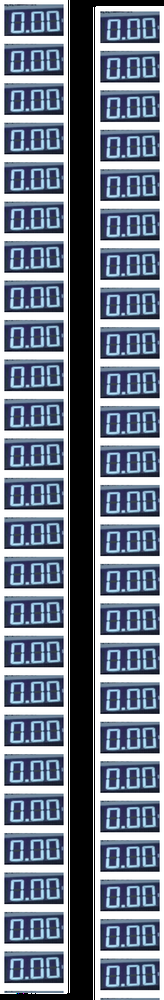
#> input picture Untitled-1.png, 164 x 1000 px, shrunk from 415 x 2534 before the run
$ python -i process.py   (imports and definitions only)
#> lines starting #> are read from the running program, lines starting #| are printed output that depends on the picture; after the words box and inside, x2 and y2 are one past the last pixel; in counts of white or black regions, pixels touching at a corner belong together
#> further down, picture is the input picture: shape (1000, 164, 3); mean B, G, R 141.2, 124.5, 114.5
#! /usr/bin/env python3

import time
from imutils.object_detection import non_max_suppression
import numpy as np
import pytesseract
import argparse
import cv2

def process(img):
    kernel = np.ones((5,5), np.uint8)
    gray = cv2.cvtColor(img, cv2.COLOR_BGR2GRAY)
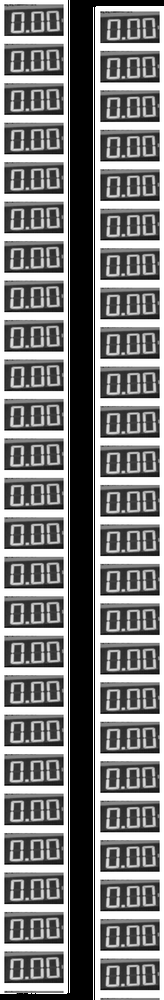
#> gray: shape (1000, 164); min 0, max 255, mean 123.4
    ret,thresh1 = cv2.threshold(gray,180,255,cv2.THRESH_BINARY)
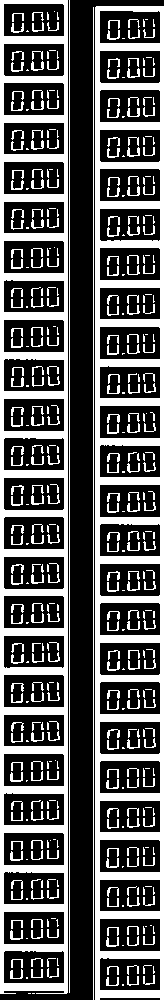
#> thresh1: shape (1000, 164); 34.3% white; 451 white regions (180 under 20 px), largest, box (x1, y1, x2, y2) and area: (95, 6, 164, 1000) 20941, (0, 0, 68, 994) 19976, (69, 0, 70, 993) 993
    erode = cv2.dilate(thresh1, kernel, iterations=1)
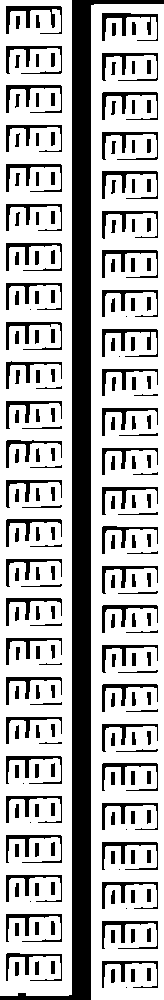
#> erode: shape (1000, 164); 71.6% white; 228 black regions (10 under 20 px), largest, box (x1, y1, x2, y2) and area: (0, 0, 164, 1000) 19610, (6, 6, 62, 34) 505, (102, 13, 158, 41) 481
    #dilate = cv2.erode(erode, kernel, iterations=1)
    image = cv2.bitwise_not(thresh1)

    return image
#cv2.imshow('Original Image', dilate)
#cv2.waitKey(0)

>>> import cv2
>>> picture = cv2.imread('Untitled-1.png')
>>> result = process(picture)
